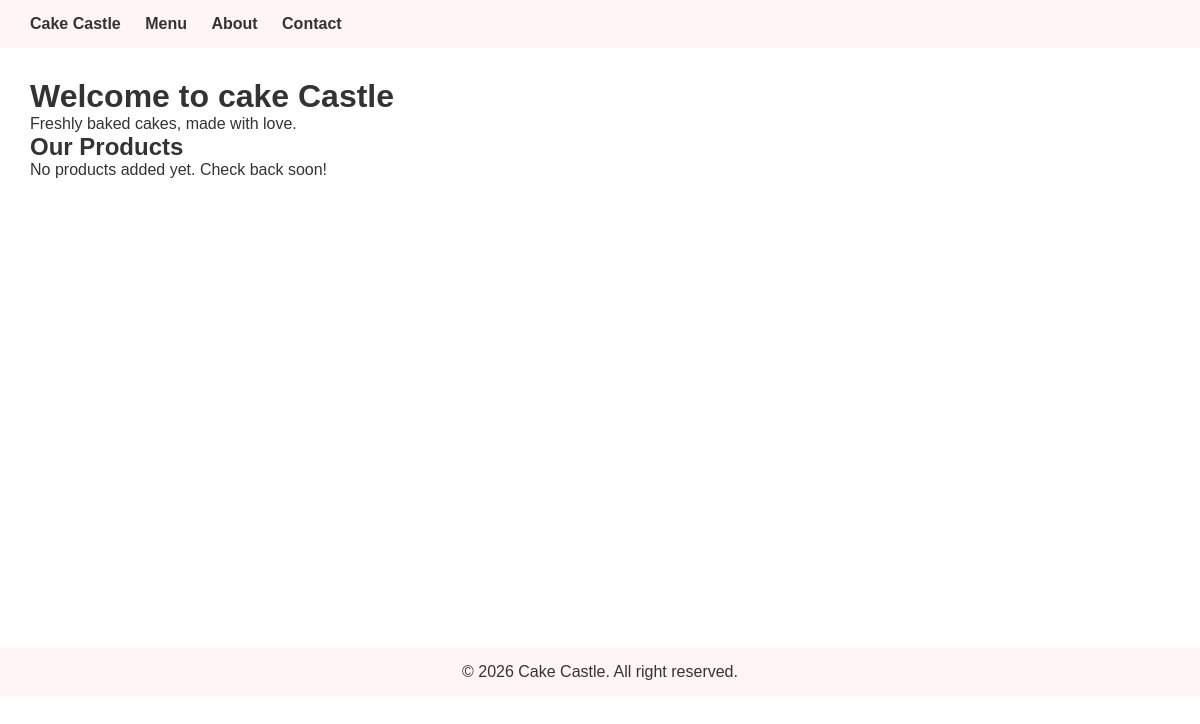
Before: / with the older database file.
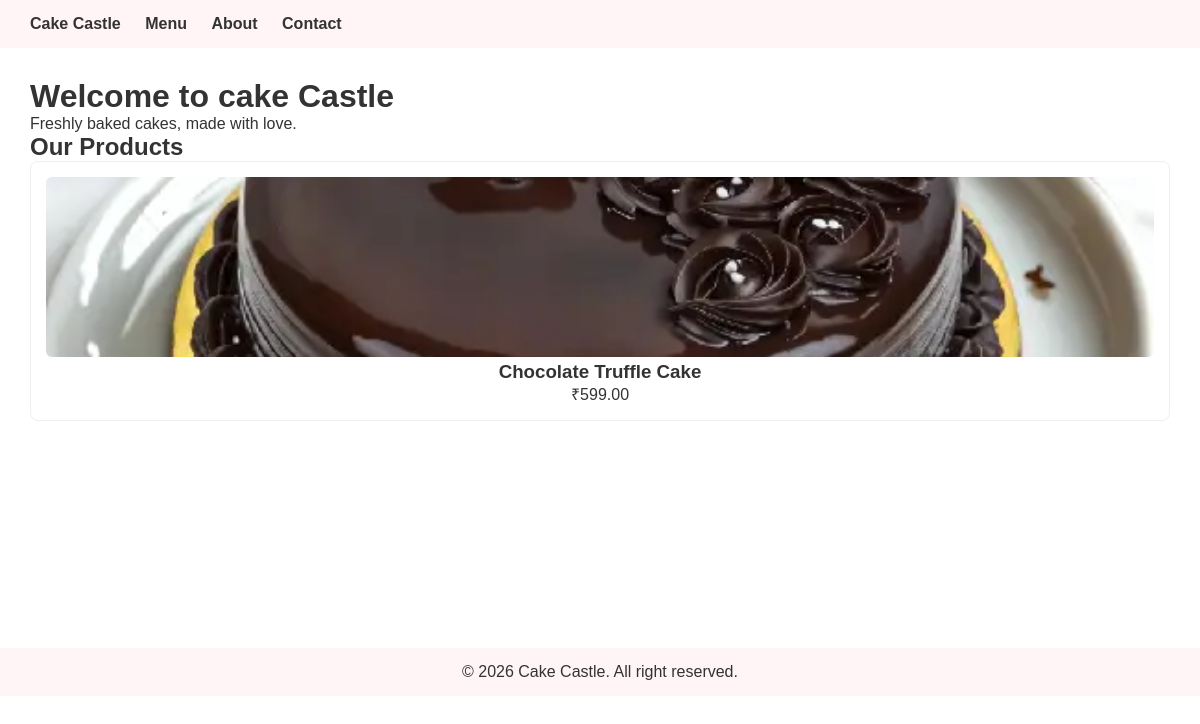
After: the same page with the newer database file.
### bakery/models.py (models this page shows, shortened)
class Product(models.Model):
    category = models.ForeignKey(Category, on_delete=models.CASCADE, related_name='products')
    description = models.TextField()
    name = models.CharField(max_length=100)
    base_price = models.DecimalField(max_digits=8, decimal_places=2)
    image = models.ImageField(upload_to='products/')
    is_available = models.BooleanField(default=True)
    is_featured = models.BooleanField(default=False)
    created_at = models.DateTimeField(auto_now_add=True)

### bakery/views.py (the view)
# urls.py: path('',views.home, name='home'),
def home(request):
    products=Product.objects.filter(is_available=True)
    return render(request, 'bakery/home.html',{'products': products})

### templates/bakery/home.html (shortened to what this page needs)
{% extends 'base.html' %}
{% load static %}
{% block content %}
<h1>Welcome to cake Castle</h1>
<p>Freshly baked cakes, made with love.</p>
<h2> Our Products</h2>
 <div class="product-grid">
        {% for product in products %}
            <div class="product-card">
                <img src="{{ product.image.url }}" alt="{{ product.name }}">
                <h3>{{ product.name }}</h3>
                <p>₹{{ product.base_price }}</p>
            </div>
        {% empty %}
            <p>No products added yet. Check back soon!</p>
        {% endfor %}
    </div>
{% endblock %}

### templates/base.html (shortened to what this page needs)
{% load static %}
<!DOCTYPE html>
<html lang="en">
<head>
    <link rel="stylesheet" href="{% static 'css/style.css' %}">
</head>
<body>
    <header>
        <nav>
            <a href="/">Cake Castle</a>
            <a href="/menu/">Menu</a>
            <a href="/about/">About</a>
            <a href="/contact/">Contact</a>
        </nav>
    </header>
    <main>
        {% block content %}
        {% endblock %}
    </main>
    <footer>
        <p>&copy; 2026 Cake Castle. All right reserved.</p>
    </footer>
</body>
</html>

### static/css/style.css (style rules this page uses)
* { margin: 0; padding: 0; box-sizing: border-box; }
body { font-family: Ariel, sans-serif; color: #333 }
header { background-color: #fff5f7; padding: 15px 30px; }
header nav a { margin-right: 20px; text-decoration: none; color: #333; font-weight: bold; }
main { padding: 30px; min-height: 70vh; }
.product-grid { grid-template-columns:repeat(auto-fill, minmax(220px, 1fr)); gap: 20px; }
.product-card { border:1px solid #eee; border-radius: 8px; padding: 15px; text-align:center; }
.product-card img { width:100%; height:180px; object-fit: cover; border-radius:6px; }
footer { background-color: #fff5f7; text-align: center; padding:15px; margin-top: 40px; }

Changed rows visible on the page:
added Product: image (picture), name "Chocolate Truffle Cake", base_price "599.00"
Other visible differences:
text no longer shown: "No products added yet. Check back soon!"
